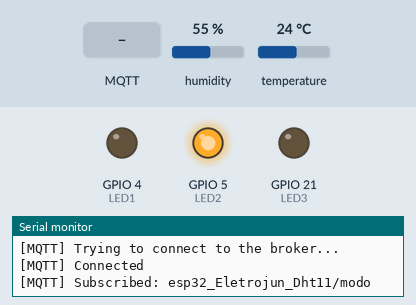
Recording of a program running on a simulated ESP32. On the bench: output pins drawn as LEDs (lit = HIGH), the last lines printed to the serial monitor. Inputs (shaded band) come from the test bench; at power-on: humidity 55 %, temperature 24 °C. WiFi joins after 1.5 s; servers stay silent unless stated; the local clock reads 2024-03-15 10:24:30 at power-on unless the program sets it; no MQTT or app messages arrive unless stated.

Above: at 2.7 s.
2.8 s: MQTT message "DESLIGADO" arrives on the first subscribed topic
At 4.8 s:
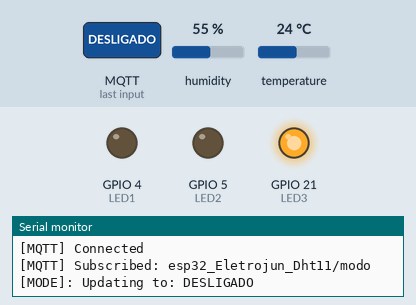
5.1 s: MQTT message "LIGADO" arrives on the first subscribed topic
At 6.2 s:
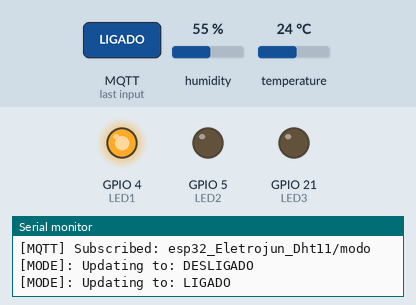
7.1 s: MQTT message "AUTOMATICO" arrives on the first subscribed topic
At 8.7 s:
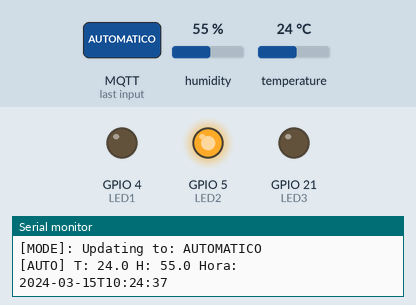
Timing chart, 0 to 10.2 s (numbered marks = the images above; inputs shaded):
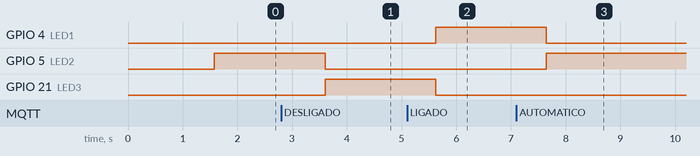

Measured:
- after the input at 2.8 s, GPIO 5 (LED2): HIGH → LOW after 0.80 s; GPIO 21 (LED3): LOW → HIGH after 0.80 s
- after the input at 5.1 s, GPIO 4 (LED1): LOW → HIGH after 0.53 s; GPIO 21 (LED3): HIGH → LOW after 0.53 s
- after the input at 7.1 s, GPIO 4 (LED1): HIGH → LOW after 0.55 s; GPIO 5 (LED2): LOW → HIGH after 0.55 s

The program:

main.cpp
```cpp
/**
 * @file main.cpp
 * @brief Firmware embarcado no microcontrolador ESP32-WROOM-32U
 * @details Responsável pela coleta de temperatura e umidade com sensor DHT11,
 *          sincronização de horário via NTP, controle visual via LEDs e comunicação
 *          bidirecional via protocolo MQTT (publicação de leituras e recebimento de comandos).
 *
 * Processo Seletivo Eletronjun 2026.2 - Projeto Leitor de Temperatura
 */

#include <Arduino.h>
#include <DHT.h>
#include <WiFi.h>
#include <PubSubClient.h>
#include "time.h"

// ============================================================================
// CONFIGURAÇÕES DE HARDWARE E PINOS
// ============================================================================
#define DHT_P 26      // Pino GPIO26 conectado ao barramento de dados do sensor DHT11
#define LED1 4        // Pino GPIO4 conectado ao LED1 (Indicador de Modo LIGADO / Manual)
#define LED2 5        // Pino GPIO5 conectado ao LED2 (Indicador de Modo AUTOMÁTICO)
#define LED3 21       // Pino GPIO21 conectado ao LED3 (Indicador de Modo DESLIGADO)

// ============================================================================
// CONFIGURAÇÕES DE REDE, NTP E BROKER MQTT
// ============================================================================
const char *ssid = "HeavensRoad";
const char *pass = "PSRMFKfR";
const char *mqtt_server = "broker.hivemq.com";
const int mqtt_port = 1883;

// Tópicos MQTT utilizados pelo firmware
const char *TOPIC_SENSOR_PUB = "esp32_Eletrojun_Dht11/sensor"; // Tópico para publicar telemetria
const char *TOPIC_MODE_SUB   = "esp32_Eletrojun_Dht11/modo";   // Tópico para receber comandos

unsigned long lastMsg = 0;
const long gmtOffset_sec = -3 * 3600; // Fuso horário Brasília (UTC-3)
const char *ntpServer = "pool.ntp.br";

// Variáveis de controle de estado
String actualMode = "AUTOMATICO";    // Modo de operação inicial padrão
bool pendingReading = false;         // Flag que sinaliza requisição de leitura avulsa (Modo Ligado)

// ============================================================================
// ESTRUTURA DE DADOS DE RESPOSTA DO SENSOR
// ============================================================================
struct Response
{
  float humidity;         // Umidade relativa (%)
  float temperature;      // Temperatura ambiente (°C)
  char formatedDate[20];  // Timestamp formatado (ISO 8601: YYYY-MM-DDTHH:MM:SS)
};

// ============================================================================
// PROTÓTIPOS DAS FUNÇÕES
// ============================================================================
void connect();
void mqtt();
void callback(char *topic, byte *payload, unsigned int length);
void reconnectBroker();
Response mode(struct tm timeInfo, unsigned long now);

// ============================================================================
// INSTANCIAÇÃO DOS COMPONENTES E CLIENTES
// ============================================================================
DHT dht(DHT_P, DHT11);
WiFiClient esp;
PubSubClient client(esp);

/**
 * @brief Configuração inicial do hardware e dos serviços de rede.
 * Inicializa a porta serial para depuração, conecta ao Wi-Fi, sincroniza o
 * relógio via NTP, configura as direções dos pinos GPIO, inicia o sensor DHT
 * e configura o cliente MQTT.
 */
void setup()
{
  Serial.begin(115200);
  connect();
  configTime(gmtOffset_sec, 0, ntpServer);

  pinMode(DHT_P, INPUT);
  pinMode(LED1, OUTPUT);
  pinMode(LED2, OUTPUT);
  pinMode(LED3, OUTPUT);

  dht.begin();
  mqtt();
}

/**
 * @brief Laço de execução contínuo do microcontrolador.
 * Mantém a integridade da conexão MQTT, processa pacotes pendentes, obtém o horário
 * local, valida as leituras do sensor DHT11 e despacha o controle para a máquina de estados.
 */
void loop()
{
  Response response;
  struct tm timeinfo;

  // Garante que o horário local está sincronizado
  if (!getLocalTime(&timeinfo))
  {
    Serial.println("Error retrieving the time");
    return;
  }

  // Verifica e restabelece a conexão com o broker MQTT se necessário
  if (!client.connected())
  {
    reconnectBroker();
  }
  client.loop(); // Processa mensagens MQTT recebidas e mantém o ping/keepalive ativo

  // Validação de integridade física da leitura do sensor
  if (isnan(dht.readTemperature()) || isnan(dht.readHumidity()))
  {
    Serial.println("Not A Number");
    delay(1000);
    return;
  }

  unsigned long now = millis();

  // Executa a lógica de controle correspondente ao modo atual
  response = mode(timeinfo, now);

  delay(1000);
}

/**
 * @brief Inicializa e gerencia a conexão Wi-Fi do ESP32.
 * Bloqueia a execução com tentativas a cada 500ms até que o status seja WL_CONNECTED.
 */
void connect()
{
  WiFi.begin(ssid, pass);

  while (WiFi.status() != WL_CONNECTED)
  {
    delay(500);
    Serial.println(".");
  }
  Serial.println("[WIFI] Conectado com sucesso!");
}

/**
 * @brief Inicializa as configurações do cliente MQTT.
 * Define o endereço do servidor broker externo, a porta de conexão e a função de callback
 * que será invocada sempre que uma mensagem for recebida em tópicos inscritos.
 */
void mqtt()
{
  client.setServer(mqtt_server, mqtt_port);
  client.setCallback(callback);
}

/**
 * @brief Callback de recebimento de comandos via broker MQTT (Chamada de API/Mensageria).
 * É disparado assincronamente quando uma mensagem chega no tópico de controle.
 *
 * @param topic Nome do tópico MQTT onde a mensagem foi publicada.
 * @param payload Conteúdo binário da mensagem recebida.
 * @param length Tamanho em bytes do payload.
 */
void callback(char *topic, byte *payload, unsigned int length)
{
  String message = "";

  for (int i = 0; i < length; i++)
  {
    message += (char)payload[i];
  }

  // Processamento de comandos enviados ao tópico de modos
  if (String(topic) == TOPIC_MODE_SUB)
  {
    // Comutação para os modos do sistema: DESLIGADO, LIGADO ou AUTOMATICO
    if (message == "DESLIGADO" || message == "LIGADO" || message == "AUTOMATICO")
    {
      actualMode = message;
      pendingReading = false;
      Serial.print("[MODE]: Updating to: ");
      Serial.println(actualMode);
    }
    // Comando de leitura sob demanda (permitido exclusivamente em modo LIGADO)
    else if (message == "LEITURA")
    {
      if (actualMode == "LIGADO")
      {
        pendingReading = true;
        Serial.println("[MODE] Manual Reading requested");
      }
      else
      {
        Serial.println("[MODE] Command LEITURA ignored (not in LIGADO mode)");
      }
    }
  }
}

/**
 * @brief Reconexão resiliente ao Broker MQTT.
 * Caso a conexão com o broker seja interrompida, tenta reconectar a cada 5 segundos
 * e se reinscreve automaticamente no tópico de comandos ("esp32_Eletrojun_Dht11/modo").
 */
void reconnectBroker()
{
  while (!client.connected())
  {
    Serial.println("[MQTT] Trying to connect to the broker...");
    String clientId = "Esp32EletrojunDht11";

    if (client.connect(clientId.c_str()))
    {
      Serial.println("[MQTT] Connected");
      client.subscribe(TOPIC_MODE_SUB);
      Serial.print("[MQTT] Subscribed: ");
      Serial.println(TOPIC_MODE_SUB);
    }
    else
    {
      Serial.print("[MQTT] Error, rc=");
      Serial.print(client.state());
      Serial.println(" | Trying again in 5s...");
      delay(5000);
    }
  }
}

/**
 * @brief Máquina de estados do protótipo e controle de atuadores luminosos (LEDs).
 * - MODO DESLIGADO: LED3 ligado; sensor e telemetria inativos.
 * - MODO LIGADO (Manual): LED1 ligado; realiza e publica leituras sob demanda manual ("LEITURA").
 * - MODO AUTOMÁTICO: LED2 ligado; realiza leituras e publica periodicamente a cada 5 segundos.
 *
 * @param timeInfo Estrutura com data e hora atual sincronizada via NTP.
 * @param now Timestamp em milissegundos retornado por millis().
 * @return Response Estrutura preenchida com valores de temperatura, umidade e data formatada.
 */
Response mode(struct tm timeInfo, unsigned long now)
{
  Response response;

  strftime(response.formatedDate, sizeof(response.formatedDate), "%Y-%m-%dT%H:%M:%S", &timeInfo);
  response.temperature = dht.readTemperature();
  response.humidity = dht.readHumidity();

  // ESTADO 1: DESLIGADO (RF03)
  if (actualMode == "DESLIGADO")
  {
    digitalWrite(LED3, HIGH);
    digitalWrite(LED2, LOW);
    digitalWrite(LED1, LOW);

    return response;
  }

  // ESTADO 2: LIGADO / MANUAL (RF04)
  if (actualMode == "LIGADO")
  {
    digitalWrite(LED1, HIGH);
    digitalWrite(LED2, LOW);
    digitalWrite(LED3, LOW);

    if (pendingReading)
    {
      pendingReading = false;
      String payload = String(response.temperature) + "," + String(response.humidity) + "," + response.formatedDate;
      Serial.printf("[LIGADO] T: %.1f H: %.1f Hora: %s\n", response.temperature, response.humidity, response.formatedDate);
      client.publish(TOPIC_SENSOR_PUB, payload.c_str());
    }
    return response;
  }

  // ESTADO 3: AUTOMÁTICO (RF05)
  digitalWrite(LED2, HIGH);
  digitalWrite(LED1, LOW);
  digitalWrite(LED3, LOW);

  // Streaming contínuo a cada 5 segundos (5000ms)
  if (now - lastMsg > 5000)
  {
    lastMsg = now;
    String payload = String(response.temperature) + "," + String(response.humidity) + "," + response.formatedDate;
    Serial.printf("[AUTO] T: %.1f H: %.1f Hora: %s\n", response.temperature, response.humidity, response.formatedDate);
    client.publish(TOPIC_SENSOR_PUB, payload.c_str());
  }

  return response;
}
```
